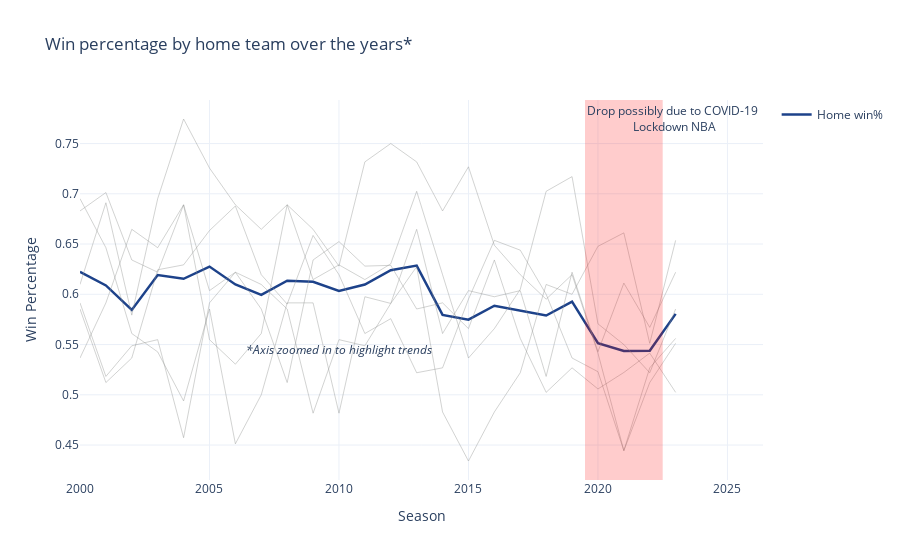

The notebook cell this image was saved under:
### Code cell
# Home win percentage over the years
nba_overall = nba_df.groupby(['Season', 'Home']).agg({'W/L': 'sum'})
nba_overall = pd.merge(nba_overall,
                    nba_df.groupby(['Season','Home']).agg({'G': 'count'}), 
                    on = ['Season','Home'], 
                    how = 'inner')
nba_overall['Win%'] = nba_overall['W/L']/nba_overall['G']
nba_overall.reset_index(inplace=True)

fig = go.Figure()
fig.add_trace(go.Scatter(x = nba_overall[nba_overall['Home'] == 1]['Season'], 
                         y = nba_overall[nba_overall['Home'] == 1]['Win%'], 
                         mode='lines', 
                         name='Home win%',
                         line=dict(width=2.5, color='#1D428A')))
# fig = px.line(df, x='Date', y=df.columns[1:-6])
fig.add_vrect(x0=2019.5, x1=2022.5, line_width=0, fillcolor="red", opacity=0.2,
              annotation_text="Drop possibly due to COVID-19 <br>Lockdown NBA", annotation_position="top left")
fig.add_annotation(x=2010, y=0.545, text="<i>*Axis zoomed in to highlight trends</i>", showarrow=False, arrowhead=0)
fig.update_layout(title='Win percentage by home team over the years*',
                  xaxis_title='Season',
                  yaxis_title='Win Percentage')

# Get Division level stats and add it to trace
nba_division_stats = pd.merge(nba_home, df_nba_team_division, on = 'Team', how = 'inner')
nba_division_stats = nba_division_stats.groupby(['Season', 'Home', 'Division']).agg({'W/L': 'sum', 'G': 'sum'})
nba_division_stats.reset_index(inplace=True)
nba_division_stats['Win%'] = nba_division_stats['W/L']/nba_division_stats['G']

for division in nba_division_stats['Division'].unique():
    division_data = nba_division_stats[nba_division_stats['Division'] == division]
    division_data = division_data[division_data['Home'] == 1]
    fig.add_trace(go.Scatter(x = division_data['Season'], y = division_data['Win%'], mode = 'lines', name = division, line=dict(width=1, color = '#8E918F'), opacity = 0.4, showlegend=False))

fig.show()

### Figure 1 — Plotly figure (JSON) as saved in the notebook; plotly's stock layout.template omitted (floating-point values rounded to 4 significant figures)
{"data": [{"line": {"color": "#1D428A", "width": 2.5}, "mode": "lines", "name": "Home win%", "type": "scatter", "x": [2000, 2001, 2002, 2003, 2004, 2005, 2006, 2007, 2008, 2009, 2010, 2011, 2012, 2013, 2014, 2015, 2016, 2017, 2018, 2019, 2020, 2021, 2022, 2023], "y": [0.6224, 0.6088, 0.5844, 0.6191, 0.6154, 0.6276, 0.6098, 0.5994, 0.6135, 0.6125, 0.6034, 0.6098, 0.624, 0.6286, 0.5795, 0.5748, 0.5886, 0.5837, 0.5789, 0.5927, 0.5515, 0.5435, 0.5439, 0.5805]}, {"line": {"color": "#8E918F", "width": 1}, "mode": "lines", "name": "Atlantic", "opacity": 0.4, "showlegend": false, "type": "scatter", "x": [2000, 2001, 2002, 2003, 2004, 2005, 2006, 2007, 2008, 2009, 2010, 2011, 2012, 2013, 2014, 2015, 2016, 2017, 2018, 2019, 2020, 2021, 2022, 2023], "y": [0.6951, 0.6463, 0.561, 0.5427, 0.4939, 0.5854, 0.4512, 0.5, 0.5915, 0.5915, 0.4817, 0.5976, 0.5909, 0.6275, 0.4829, 0.4341, 0.4829, 0.522, 0.6098, 0.6, 0.6477, 0.6611, 0.5512, 0.6537]}, {"line": {"color": "#8E918F", "width": 1}, "mode": "lines", "name": "Central", "opacity": 0.4, "showlegend": false, "type": "scatter", "x": [2000, 2001, 2002, 2003, 2004, 2005, 2006, 2007, 2008, 2009, 2010, 2011, 2012, 2013, 2014, 2015, 2016, 2017, 2018, 2019, 2020, 2021, 2022, 2023], "y": [0.5854, 0.5122, 0.5366, 0.6244, 0.6293, 0.6634, 0.6878, 0.6195, 0.5902, 0.6585, 0.6195, 0.561, 0.5758, 0.522, 0.5268, 0.5951, 0.6537, 0.6439, 0.6, 0.5366, 0.523, 0.4444, 0.5268, 0.5561]}, {"line": {"color": "#8E918F", "width": 1}, "mode": "lines", "name": "Northwest", "opacity": 0.4, "showlegend": false, "type": "scatter", "x": [2000, 2001, 2002, 2003, 2004, 2005, 2006, 2007, 2008, 2009, 2010, 2011, 2012, 2013, 2014, 2015, 2016, 2017, 2018, 2019, 2020, 2021, 2022, 2023], "y": [0.6829, 0.7012, 0.6341, 0.622, 0.689, 0.5549, 0.5305, 0.561, 0.689, 0.6146, 0.6293, 0.6146, 0.6303, 0.7024, 0.6195, 0.5366, 0.5659, 0.6049, 0.7024, 0.7171, 0.5706, 0.55, 0.522, 0.5854]}, {"line": {"color": "#8E918F", "width": 1}, "mode": "lines", "name": "Pacific", "opacity": 0.4, "showlegend": false, "type": "scatter", "x": [2000, 2001, 2002, 2003, 2004, 2005, 2006, 2007, 2008, 2009, 2010, 2011, 2012, 2013, 2014, 2015, 2016, 2017, 2018, 2019, 2020, 2021, 2022, 2023], "y": [0.5366, 0.5915, 0.6646, 0.6463, 0.689, 0.6037, 0.622, 0.6098, 0.5854, 0.4817, 0.5549, 0.5488, 0.5909, 0.6646, 0.561, 0.6037, 0.5976, 0.6037, 0.5183, 0.622, 0.5429, 0.6111, 0.5671, 0.622]}, {"line": {"color": "#8E918F", "width": 1}, "mode": "lines", "name": "Southeast", "opacity": 0.4, "showlegend": false, "type": "scatter", "x": [2000, 2001, 2002, 2003, 2004, 2005, 2006, 2007, 2008, 2009, 2010, 2011, 2012, 2013, 2014, 2015, 2016, 2017, 2018, 2019, 2020, 2021, 2022, 2023], "y": [0.5915, 0.5183, 0.5488, 0.5549, 0.4573, 0.5915, 0.622, 0.5854, 0.5122, 0.6341, 0.6524, 0.628, 0.6288, 0.5854, 0.5915, 0.5659, 0.6341, 0.5561, 0.5024, 0.5268, 0.5058, 0.5222, 0.5415, 0.5024]}, {"line": {"color": "#8E918F", "width": 1}, "mode": "lines", "name": "Southwest", "opacity": 0.4, "showlegend": false, "type": "scatter", "x": [2000, 2001, 2002, 2003, 2004, 2005, 2006, 2007, 2008, 2009, 2010, 2011, 2012, 2013, 2014, 2015, 2016, 2017, 2018, 2019, 2020, 2021, 2022, 2023], "y": [0.6098, 0.6911, 0.5793, 0.6951, 0.7744, 0.7256, 0.689, 0.6646, 0.689, 0.6646, 0.628, 0.7317, 0.75, 0.7317, 0.6829, 0.7268, 0.6488, 0.6195, 0.5951, 0.6195, 0.5414, 0.4444, 0.5122, 0.5512]}], "layout": {"annotations": [{"showarrow": false, "text": "Drop possibly due to COVID-19 <br>Lockdown NBA", "x": 2020.0, "xanchor": "left", "xref": "x", "y": 1, "yanchor": "top", "yref": "y domain"}, {"arrowhead": 0, "showarrow": false, "text": "<i>*Axis zoomed in to highlight trends</i>", "x": 2010, "y": 0.545}], "shapes": [{"fillcolor": "red", "line": {"width": 0}, "opacity": 0.2, "type": "rect", "x0": 2020.0, "x1": 2022.0, "xref": "x", "y0": 0, "y1": 1, "yref": "y domain"}], "title": {"text": "Win percentage by home team over the years*"}, "xaxis": {"title": {"text": "Season"}}, "yaxis": {"title": {"text": "Win Percentage"}}}}
